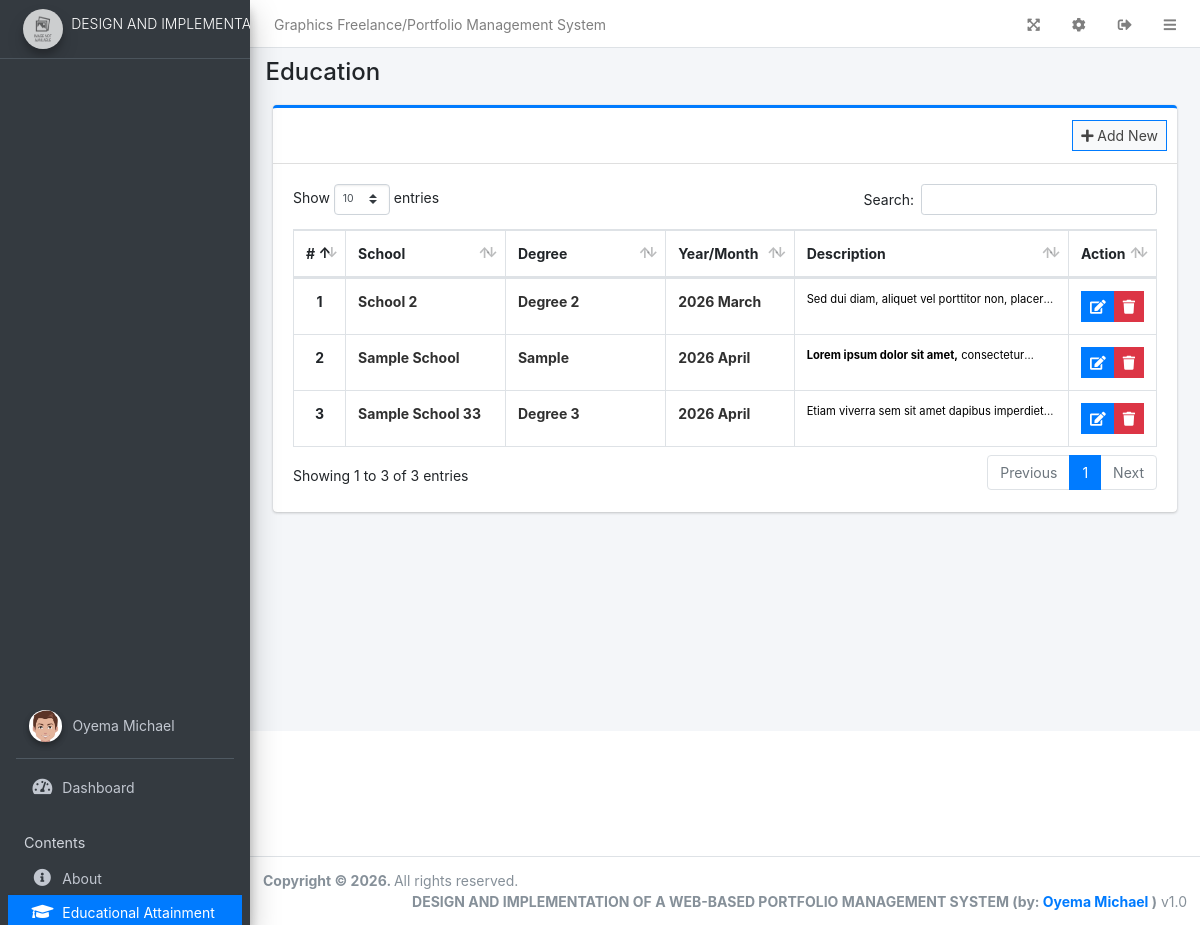
The app's page /admin/?page=education (signed in) with its own data.
### tables this page shows
CREATE TABLE `education` (
  `id` int(30) NOT NULL,
  `school` text DEFAULT NULL,
  `degree` text DEFAULT NULL,
  `month` varchar(50) NOT NULL,
  `year` int(10) NOT NULL,
  `description` text DEFAULT NULL,
  `order_by` int(30) NOT NULL
);

### admin/education/index.php (the view, shortened to what this page needs)
<div class="col-lg-12">
	<div class="card card-outline card-primary">
		<div class="card-header">
			<div class="card-tools">
				<a class="btn btn-block btn-sm btn-default btn-flat border-primary new_education" href="javascript:void(0)"><i class="fa fa-plus"></i> Add New</a>
			</div>
		</div>
		<div class="card-body">
			<table class="table tabe-hover table-bordered table-compact" id="list">
				<colgroup>
					<col width="5%">
					<col width="20%">
					<col width="20%">
					<col width="15%">
					<col width="35%">
					<col width="15%">
				</colgroup>
				<thead>
					<tr>
						<th class="text-center">#</th>
						<th>School</th>
						<th>Degree</th>
						<th>Year/Month</th>
						<th>Description</th>
						<th>Action</th>
					</tr>
				</thead>
				<tbody>
					<?php
					$i = 1;
					$qry = $conn->query("SELECT * FROM `education` order by `year` desc,`month` desc");
					while($row= $qry->fetch_assoc()):
						$desc = html_entity_decode($row['description']);
					?>
					<tr>
						<th class="text-center"><?php echo $i++ ?></th>
						<td><b class="truncate-1"><?php echo ucwords($row['school']) ?></b></td>
						<td><b class="truncate-1"><?php echo ucwords($row['degree']) ?></b></td>
						<td><b class="truncate-1"><?php echo $row['year'] . ' ' .$row['month'] ?></b></td>
						<td><small class="truncate-1"><?php echo $desc ?></small></td>
						<td class="text-center">
		                    <div class="btn-group">
		                        <a href="javascript:void(0)" data-id='<?php echo $row['id'] ?>' class="btn btn-primary btn-flat btn-sm manage_education">
		                          <i class="fas fa-edit"></i>
		                        </a>
		                        <button type="button" class="btn btn-danger btn-sm btn-flat delete_education" data-id="<?php echo $row['id'] ?>">
		                          <i class="fas fa-trash"></i>
		                        </button>
	                      </div>
						</td>
					</tr>
				<?php endwhile; ?>
				</tbody>
			</table>
		</div>
	</div>
</div>

### records on screen
education: school "School 2", degree "Degree 2", year "2026", month "March", description "Sed dui diam, aliquet vel porttitor non,…"
education: school "Sample School", degree "Sample", year "2026", month "April", description "Lorem ipsum dolor sit amet,"
education: school "Sample School 33", degree "Degree 3", year "2026", month "April", description "Etiam viverra sem sit amet dapibus…"

### other values on screen
$_settings->info('name') "Graphics Freelance/Portfolio Management System"
$_settings->info('short_name') "DESIGN AND…"
$_settings->userdata('firstname').' '.$_settings->userdata('lastname') "Oyema Michael"
str_replace("_", " ",$page) "Education"
$_settings->info('short_name') "DESIGN AND IMPLEMENTATION OF A WEB-BASED PORTFOLIO MANAGEMENT SYSTEM"
